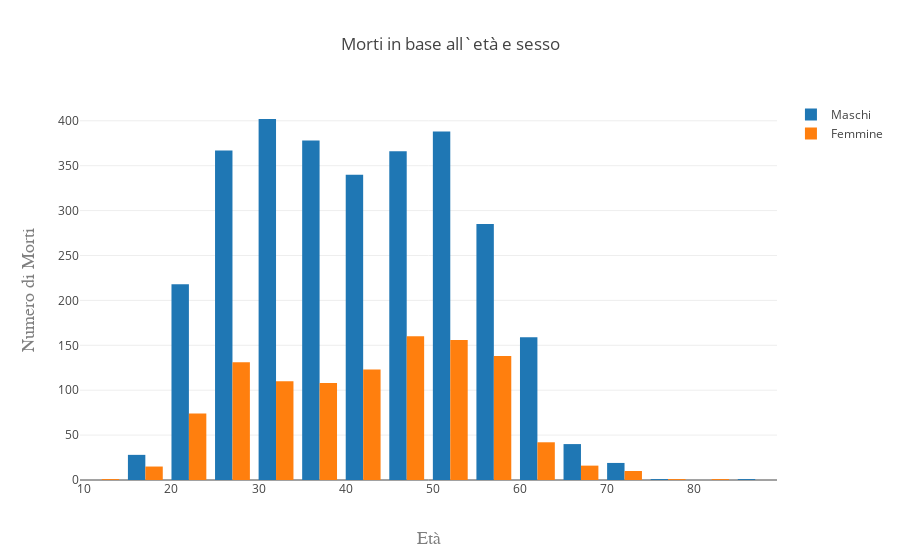

Write notebook code for a chart like this one.
### Markdown cell above
### Facia d'età più incline


Il boxplot illustrato sopra mostra i quartili e l'outlier dell'età, al momento del decesso, di assunzione delle droghe. Contrariamente a quanto ci aspettavamo, la mediana si situa a 42 anni, e ciò è più elevata rispetto alle aspettative. Oltre a ciò, solo il 25% delle persone che assumono droghe muoiono sotto i 31 anni, questo risultato è altresì contrario a ciò che avevamo predetto. 

Una spiegazione possibile è che i giovani in Connecticut non hanno i mezzi necessari per potersi permettere l'acquisto di sostanze stupefacenti e quindi l'età media si situa nel momento in cui le persone hanno abbastanza disponibilità economica.

Un dato molto sorprendente è la presenza di una bambina di 14 anni morta di Overdose per Eroina e Fentanyl.

### Code cell
dfNew = df.dropna(subset=['Age'])
maskM = df.dropna(subset=['Age'])['Sex'] == "Male"
maskF = df.dropna(subset=['Age'])['Sex'] == "Female"

trace0 = go.Histogram(
    x=dfNew['Age'][maskM],
    name = 'Maschi',
    orientation = 'v',
    xbins=dict(
        size=5
    ),
   
)
trace1 = go.Histogram(
    x=dfNew['Age'][maskF],
    name = 'Femmine',
    orientation = 'v',
    xbins=dict(
        size=5
    ),
)

data = [trace0, trace1]
layout = go.Layout(
    title='Morti in base all`età e sesso',
    xaxis=dict(
        title='Età',
        titlefont=dict(
            family='Courier New, monospace',
            size=18,
            color='#7f7f7f'
        )
    ),
    yaxis=dict(
        title='Numero di Morti',
        titlefont=dict(
            family='Courier New, monospace',
            size=18,
            color='#7f7f7f'
        )
    )
)
fig = go.Figure(data=data, layout=layout)
py.iplot(fig, filename='stacked-bar')

### Figure 1 — Plotly figure (JSON) as saved in the notebook; plotly's stock layout.template omitted (floating-point values rounded to 4 significant figures; data arrays with more than 128 entries replaced by an {"elided": "..."} marker saying what was removed)
{"data": [{"name": "Maschi", "orientation": "v", "type": "histogram", "uid": "22fe6b86-0785-11e9-86c2-309c2316f643", "x": {"elided": "2992 int values"}, "xbins": {"size": 5}}, {"name": "Femmine", "orientation": "v", "type": "histogram", "uid": "22fe6b87-0785-11e9-b981-309c2316f643", "x": {"elided": "1086 int values"}, "xbins": {"size": 5}}], "layout": {"title": "Morti in base all`età e sesso", "xaxis": {"title": "Età", "titlefont": {"color": "#7f7f7f", "family": "Courier New, monospace", "size": 18}}, "yaxis": {"title": "Numero di Morti", "titlefont": {"color": "#7f7f7f", "family": "Courier New, monospace", "size": 18}}}}
